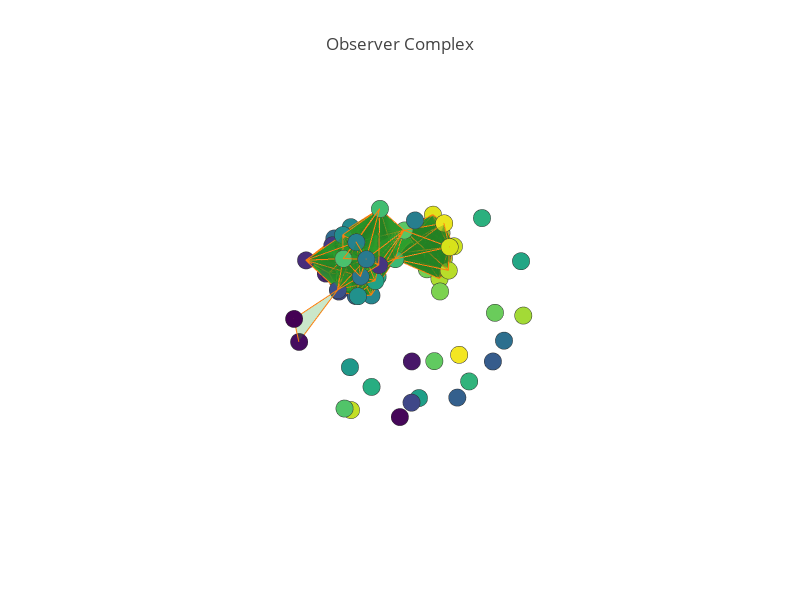

The cell this chart's notebook holds for it:
### Code cell
fig = visualize_complex(observer_complex, 'Observer Complex', names = list(df['name'].values))
iplot(fig, filename='Observer_complex')

### Figure 1 — Plotly figure (JSON) as saved in the notebook; plotly's stock layout.template omitted (floating-point values rounded to 4 significant figures; data arrays with more than 128 entries replaced by an {"elided": "..."} marker saying what was removed)
{"data": [{"hoverinfo": "text", "marker": {"color": [0, 1, 2, 3, 4, 5, 6, 7, 8, 9, 10, 11, 12, 13, 14, 15, 16, 17, 18, 19, 20, 21, 22, 23, 24, 25, 26, 27, 28, 29, 30, 31, 32, 33, 34, 35, 36, 37, 38, 39, 40, 41, 42, 43, 44, 45, 46, 47, 48, 49, 50, 51, 52, 53, 54, 55, 56, 57, 58, 59, 60, 61, 62, 63, 64, 65, 66], "colorscale": "Viridis", "line": {"color": "rgb(50,50,50)", "width": 0.5}, "size": 6, "symbol": "circle"}, "mode": "markers", "name": "Vertices", "text": ["Deshaun Watson", "Russell Wilson", "Carson Wentz", "Alex Smith", "Cam Newton", "Aaron Rodgers", "Tom Brady", "Ben Roethlisberger", "Kirk Cousins", "Matthew Stafford", "Jared Goff", "Philip Rivers", "Drew Brees", "Dak Prescott", "Case Keenum", "Josh McCown", "Blake Bortles", "Jameis Winston", "Tyrod Taylor", "C.J. Beathard", "Jimmy Garoppolo", "Matt Ryan", "Marcus Mariota", "Derek Carr", "Sam Bradford", "Andy Dalton", "Jacoby Brissett", "Eli Manning", "Blaine Gabbert", "Ryan Fitzpatrick", "DeShone Kizer", "Joe Flacco", "Trevor Siemian", "Brock Osweiler", "Jay Cutler", "Brett Hundley", "Mitchell Trubisky", "Patrick Mahomes", "Drew Stanton", "David Fales", "Kevin Hogan", "Mike Glennon", "Nate Sudfeld", "Paxton Lynch", "EJ Manuel", "Brian Hoyer", "Tom Savage", "Bryce Petty", "Geno Smith", "Nick Foles", "Landry Jones", "Nathan Peterman", "AJ McCarron", "Matt Cassel", "Sean Mannion", "Cody Kessler", "Cooper Rush", "Joe Webb", "Taylor Heinicke", "Joe Callahan", "Taysom Hill", "Austin Davis", "Chase Daniel", "Chad Henne", "Jake Rudock", "Tyler Bray", "Teddy Bridgewater"], "type": "scatter3d", "uid": "9e3d9dd4-b03f-11e8-b3e5-8d98e2551efe", "x": [-0.4453, -1.331, -0.6495, -1.999, -3.058, -2.33, -1.588, -1.753, -1.387, -2.662, -2.249, -1.847, -2.337, -1.794, -1.038, -2.031, -1.556, -2.41, -2.141, -2.412, -2.023, -2.614, -1.86, -2.093, -3.67, -2.417, -1.858, -1.989, -1.582, -1.996, -2.229, -2.27, -1.965, -0.5658, -2.553, -0.2911, -2.439, -2.272, -2.168, -3.226, -2.518, -1.949, -2.602, -2.863, -2.904, -2.813, -2.566, -1.724, -0.3709, -3.06, -1.217, -2.28, -3.713, -1.455, -3.968, -3.863, -3.888, -3.439, -3.555, -3.46, -0.9825, -3.787, -3.426, -3.778, -3.604, -3.583, -3.878], "y": [-0.7462, 0.8025, -1.04, -1.82, -0.5589, -1.763, -1.248, -1.588, -1.636, -1.564, -0.6416, -1.433, -0.9238, -1.281, 1.353, -1.608, -0.9916, -1.45, -1.23, 1.849, 1.494, -1.456, -0.8693, -1.686, 1.257, -1.762, -0.6991, -0.6778, 0.8453, -0.932, -0.8574, -1.4, -1.254, 0.7753, -1.328, 0.8389, -1.655, 0.391, -0.6647, 1.605, -0.9895, -0.6458, 1.222, 1.122, -1.004, -0.7998, -0.927, -0.979, 0.5119, -0.8097, 1.619, 1.85, -0.7967, 1.458, -0.6682, -1.07, -0.5051, 1.69, -0.3146, -0.0191, -0.1308, -0.1917, -0.005058, -0.7467, -0.3126, 0.3044, -1.105], "z": [4.212, 2.418, 3.448, 4.289, 1.806, 4.016, 4.38, 4.154, 4.567, 4.459, 4.523, 4.774, 4.84, 3.873, 3.384, 3.867, 4.149, 3.784, 3.71, 3.686, 2.896, 4.149, 3.935, 4.731, 3.068, 4.445, 4.427, 4.733, 6.11, 4.964, 3.781, 4.998, 5.0, 5.317, 4.788, 4.262, 4.774, 1.925, 4.214, 5.116, 4.012, 1.741, 5.932, 2.463, 4.344, 4.356, 5.411, 4.727, 3.125, 4.862, 4.285, 4.72, 3.758, 5.298, 4.539, 4.087, 4.055, 3.995, 3.809, 4.163, 2.159, 4.49, 4.68, 4.967, 4.991, 2.198, 4.558]}, {"mode": "lines", "name": "Edges", "type": "scatter3d", "uid": "9e3d9ffa-b03f-11e8-b3e5-8d98e2551efe", "x": {"elided": "1773 float values"}, "y": {"elided": "1773 float values"}, "z": {"elided": "1773 float values"}}, {"i": {"elided": "5110 int values"}, "j": {"elided": "5110 int values"}, "k": {"elided": "5110 int values"}, "name": "Faces", "opacity": 0.25, "type": "mesh3d", "uid": "9e3da0d6-b03f-11e8-b3e5-8d98e2551efe", "x": [-0.4453, -1.331, -0.6495, -1.999, -3.058, -2.33, -1.588, -1.753, -1.387, -2.662, -2.249, -1.847, -2.337, -1.794, -1.038, -2.031, -1.556, -2.41, -2.141, -2.412, -2.023, -2.614, -1.86, -2.093, -3.67, -2.417, -1.858, -1.989, -1.582, -1.996, -2.229, -2.27, -1.965, -0.5658, -2.553, -0.2911, -2.439, -2.272, -2.168, -3.226, -2.518, -1.949, -2.602, -2.863, -2.904, -2.813, -2.566, -1.724, -0.3709, -3.06, -1.217, -2.28, -3.713, -1.455, -3.968, -3.863, -3.888, -3.439, -3.555, -3.46, -0.9825, -3.787, -3.426, -3.778, -3.604, -3.583, -3.878], "y": [-0.7462, 0.8025, -1.04, -1.82, -0.5589, -1.763, -1.248, -1.588, -1.636, -1.564, -0.6416, -1.433, -0.9238, -1.281, 1.353, -1.608, -0.9916, -1.45, -1.23, 1.849, 1.494, -1.456, -0.8693, -1.686, 1.257, -1.762, -0.6991, -0.6778, 0.8453, -0.932, -0.8574, -1.4, -1.254, 0.7753, -1.328, 0.8389, -1.655, 0.391, -0.6647, 1.605, -0.9895, -0.6458, 1.222, 1.122, -1.004, -0.7998, -0.927, -0.979, 0.5119, -0.8097, 1.619, 1.85, -0.7967, 1.458, -0.6682, -1.07, -0.5051, 1.69, -0.3146, -0.0191, -0.1308, -0.1917, -0.005058, -0.7467, -0.3126, 0.3044, -1.105], "z": [4.212, 2.418, 3.448, 4.289, 1.806, 4.016, 4.38, 4.154, 4.567, 4.459, 4.523, 4.774, 4.84, 3.873, 3.384, 3.867, 4.149, 3.784, 3.71, 3.686, 2.896, 4.149, 3.935, 4.731, 3.068, 4.445, 4.427, 4.733, 6.11, 4.964, 3.781, 4.998, 5.0, 5.317, 4.788, 4.262, 4.774, 1.925, 4.214, 5.116, 4.012, 1.741, 5.932, 2.463, 4.344, 4.356, 5.411, 4.727, 3.125, 4.862, 4.285, 4.72, 3.758, 5.298, 4.539, 4.087, 4.055, 3.995, 3.809, 4.163, 2.159, 4.49, 4.68, 4.967, 4.991, 2.198, 4.558]}], "layout": {"height": 600, "margin": {"t": 100}, "scene": {"xaxis": {"showbackground": false, "showgrid": false, "showline": false, "showticklabels": false, "title": "", "zeroline": false}, "yaxis": {"showbackground": false, "showgrid": false, "showline": false, "showticklabels": false, "title": "", "zeroline": false}, "zaxis": {"showbackground": false, "showgrid": false, "showline": false, "showticklabels": false, "title": "", "zeroline": false}}, "showlegend": false, "title": "Observer Complex", "width": 800}}
